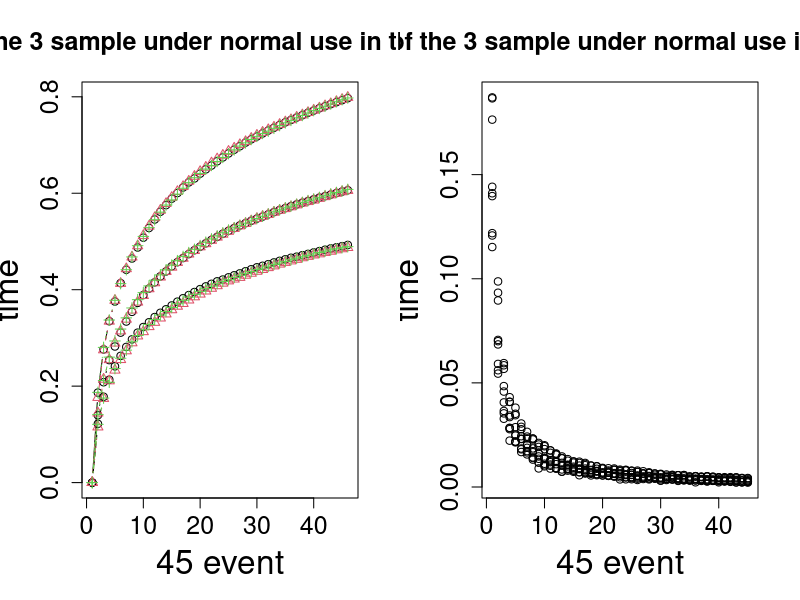

The R script that drew this image: (Note: this script raises an error after producing the figure.)
t3 <- matrix(c(3,
               2,
               5,
               4,
               20,
               -5),ncol=2,byrow = T)
sk <- c(0.111,0.556,1)
est <- apply(t3,1,function(x) x[1]+sk*x[2])
colnames(est) <- c("a","b","s")
rownames(est) <- c("1C","3C","5C")
n1 <- 3 ;n2 <- 3 ;n3 <- 3
nk <- n1+n2+n3
est0 <- rbind(matrix(rep(est[1,],n1),ncol=3,byrow = T),
              matrix(rep(est[2,],n2),ncol=3,byrow = T),
              matrix(rep(est[3,],n3),ncol=3,byrow = T))
colnames(est0) <- c("a","b","s")
set.seed(1)
x <- apply(matrix(est0[,3],ncol=1),1,
           function(x){rweibull(45,shape=x,scale=(1/gamma(1/x+1)))})
x1 <- apply(x,2,function(s){cumsum(s)})
x2 <- matrix(0,ncol=3)
for(i in 1:nk){
  t <- cbind (rep(est0[i,1],45),rep(est0[i,2],45),x1[,i])
  x2 <- rbind(x2,t)
}
x2 <- x2[-1,]
Ti<- apply(x2,1,function(x){log(x[2]*x[3]/x[1]+1)/x[2]})
Ti <- matrix(Ti,ncol=nk)
Ti <- rbind(rep(0,nk),Ti)
rm(i,t)


#----------------------------------------------

# Preliminary analysis

#----------------------------------------------
# 1. plot 

par(mfrow=c(1,2))
matplot(Ti,type="b",pch=1:3,col=1:3,
        xlab = "45 event",ylab = "time",
        main="arrival time of the 3 sample under normal use in the original process",
        cex.lab=2, cex.axis=1.5, cex.main=1.5, cex.sub=1.5)
asd <- Ti[2:46,]-Ti[1:45,]
matplot(asd,
        xlab = "45 event",ylab = "time",
        main="Interarrival times of the 3 sample under normal use in the original process",
        pch=1,col="black",
        cex.lab=2, cex.axis=1.5, cex.main=1.5, cex.sub=1.5)

par(mfrow=c(1,1))

#----------------------------------------------
f <- function(a,b,data){
  (a/b)*(exp(b*data[s])-exp(b*data[s-1]))}



sk <- c(0.111,0.556,1)
estresult <- apply(matrix(t3.wei[1:6,1],ncol=2,byrow = T),1,function(x) x[1]+sk*x[2])
est0result <- rbind(matrix(rep(estresult[1,],n1),ncol=3,byrow = T),
                    matrix(rep(estresult[2,],n2),ncol=3,byrow = T),
                    matrix(rep(estresult[3,],n3),ncol=3,byrow = T))

Xi <- apply(cbind(est0result[,1:2],1:9),1,function(x){x[1]/x[2]*(exp(x[2]*Ti[2:46,x[3]])-exp(x[2]*Ti[1:45,x[3]]))})
matplot(Xi,
        xlab = "45 event",ylab = "time",
        main="Interarrival times of the 9 sample in the transformed process",
        pch=c(rep(1,n1),rep(2,n2),rep(4,n3)),col="black")

est0result[,3]


#----------------------------------------------

#2. estimate the parameter of each sample to see the relationship between each sample

ll.wei = function(a,b,c,data){  
  sumt =sum(data);J=length(data)
  k <- c()
  for (s in 2:J){
    t<-  (c-1)*(lgamma(1/c+1)+log((a/b)*(exp(b*data[s])-exp(b*data[s-1]))))
    k <- append(k,t)
  }
  k1 <- c()
  for (s in 2:J){
    t1<- (a/b*gamma(1/c+1)*(exp(b*data[s])-exp(b*data[s-1])))^c
    k1 <- append(k1,t1)
  }
  ans= 45*lgamma(1/c+1)+45*log(c)+45*log(a)+sum(k)-sum(k1)+b*sumt
  -ans
}
est0
ll.wei(est[1,1],est[1,2],est[1,3],Ti[,1])
# ll0 <- function(theta,data){
#   ll(theta[1],theta[2],theta[3],data)
# }

# ll1.wei <- function(theta,data){
#   ll(theta[1]*10^(-2),theta[2]*10^(-4),theta[3]*10^(-3),data)
# }
# 確認variance
# fit0 <- optim(c(9.219*10^(-2),2.182*10^(-4),2.339*10^(-3)),ll0,hessian=T,data=Ti[,1]);fit0
# fit1 <- optim(c(9.219,2.182,2.339),ll1.wei,hessian=T,data=Ti[,1]);fit1
# 
# 1/fit0$hessian[1,1]
# 10^(-4)*1/fit1$hessian[1,1]
# solve(fit0$hessian)[1,1]
# 10^(-4)*solve(fit1$hessian)[1,1]

ll1.wei <- function(theta,data){
  ll.wei(theta[1]*10^(-1),theta[2]*10^(-1),theta[3]*10^(-1),data)
}
ll1.wei(c(est[1,1]*10,est[1,2]*10,est[1,3]*10),Ti[,1])

set.seed(109225017);r1 <- runif(50,0,100);r2 <- runif(50,0,100);r3 <- runif(50,0,100)
apply(cbind(r1,r2,r3),1, FUN = function(x){ll1.wei(x,Ti[,1])})
#apply(cbind(r1,r2,r3),1, FUN = function(x){optim(x,ll1.wei,hessian=T,data=Ti[,1])})#確定無Inf or NA

table2 <- matrix(0,nrow = 9,ncol =7)
system.time({
  for(k in 1:9){
    optim.result=matrix(0,nrow = 1,ncol = 7)
    for (i in 1:50){
      fit=optim(c(r1[i],r2[i],r3[i]),ll1.wei,hessian=T,data=Ti[,k])
      fit1=optim(fit$par,ll1.wei,hessian=T,data=Ti[,k])
      while (abs(fit1$value-fit$value)>10^(-3)){
        fit <- fit1
        fit1<- optim(fit$par,ll1.wei,hessian=T,data=Ti[,k])
      }
      I=solve(fit1$hessian)
      sda <- sqrt(I[1,1]*10^(-2))
      sdb <- sqrt(I[2,2]*10^(-2))
      sds <- sqrt(I[3,3]*10^(-2))
      t=cbind(fit1$par[1]*10^(-1),sda,
              fit1$par[2]*10^(-1),sdb,
              fit1$par[3]*10^(-1),sds,
              (-fit1$value))
      optim.result=rbind(optim.result,t)
    }
    optim.result <- optim.result[-1,]
    print(optim.result)
    ind <- which.max(optim.result[,7])
    table2[k,] <- optim.result[ind,]
  }
})
colnames(table2) <- c("a","sda","b","sdb","sigma","sds","logL")
# table2 <- t(apply(table2,1,function(x){c(round(x[1]*10^2,3),x[2],
#                              round(x[3]*10^4,3),x[4],
#                              round(x[5]*10^3,3),x[6],
#                              round(x[7],3))}))
# 
table2

#ci
ci <- cbind(t(apply(table2[,1:2],1,function(x){x[1]+c(-1,1)*1.96*x[2]})),
            t(apply(table2[,3:4],1,function(x){x[1]+c(-1,1)*1.96*x[2]})),
            t(apply(table2[,5:6],1,function(x){x[1]+c(-1,1)*1.96*x[2]})))
as.numeric(ci)
colnames(ci) <- c("al","au","bl","bu","sl","su")

#plot of CI
require(plotrix)
par(mfrow=c(1,3))
plotCI(1:9, est0[,1], li=ci[,1], ui=ci[,2],
       xlab="sample",ylab=expression(hat(a)),
       main="95% Confidence Interval of a")
plotCI(1:9, est0[,2], li=ci[,3], ui=ci[,4],
       xlab="sample",ylab=expression(hat(b)),
       main="95% Confidence Interval of b")
plotCI(1:9, est0[,3], li=ci[,5], ui=ci[,6],
       xlab="sample",ylab=expression(hat(beta)),
       main=expression(paste("95% Confidence Interval of ",beta)))
par(mfrow=c(1,1))
#-------------- calculate coverage probability & average length -----------------#

# Above is one sample of simulation
# We need to simulate large sample
# ---> 1017 simulate weibull sample cpal.r 

#-----------------------------------------------------------------------------------
#Figure 5

S.abs <- data.frame(S=table2[,c(1,3,5)],
                    group=c(rep(sk[1],3),rep(sk[2],3),rep(sk[3],3)))
lma <- lm(S.a~group,data=S.abs[,c(1,4)])
lmb <- lm(S.b~group,data=S.abs[,c(2,4)])
lms <- lm(S.sigma~group,data=S.abs[,c(3,4)])


par(mfrow=c(1,3))
plot(S.abs$group,S.abs$S.a,xlab = "Discharge Rate (standardization)",
     ylab = expression(hat(a)),main="Weibull",
     cex.lab=1.5, cex.axis=1, cex.main=2, cex.sub=1)
abline(lma)

plot(S.abs$group,S.abs$S.b,xlab = "Discharge Rate (standardization)",
     ylab = expression(hat(b)),main="Weibull",
     cex.lab=1.5, cex.axis=1, cex.main=2, cex.sub=1)
abline(lmb)

plot(S.abs$group,S.abs$S.sigma,xlab = "Discharge Rate (standardization)",
     ylab = expression(hat(beta)),main="Weibull",
     cex.lab=1.5, cex.axis=1, cex.main=2, cex.sub=1)
abline(lms)
par(mfrow=c(1,1))

summary(lma)
summary(lmb)
summary(lms)
table3 <- rbind(summary(lma)$coef[,1:2],summary(lmb)$coef[,1:2],summary(lms)$coef[,1:2])
row.names(table3) <- c(expression(a_0),expression(a_1),
                       expression(b_0),expression(b_1),
                       expression(beta_0),expression(beta_1))
table3



result <- list(table2=table2,
               ci=ci,
               table3=table3)
library(data.table)
outputfile <- "result.csv" #output file name
sep <- "," #define the separator (related to format of the output file)
for(i in names(result)){
  fwrite(list(i), file=outputfile, sep=sep, append=T) #write names of the list elements
  ele <- result[[i]]
  fwrite(ele, file=outputfile, sep=sep, append=T, col.names=T) 
  fwrite(list(NA), file=outputfile, append=T) #add an empty row to separate elements
}
